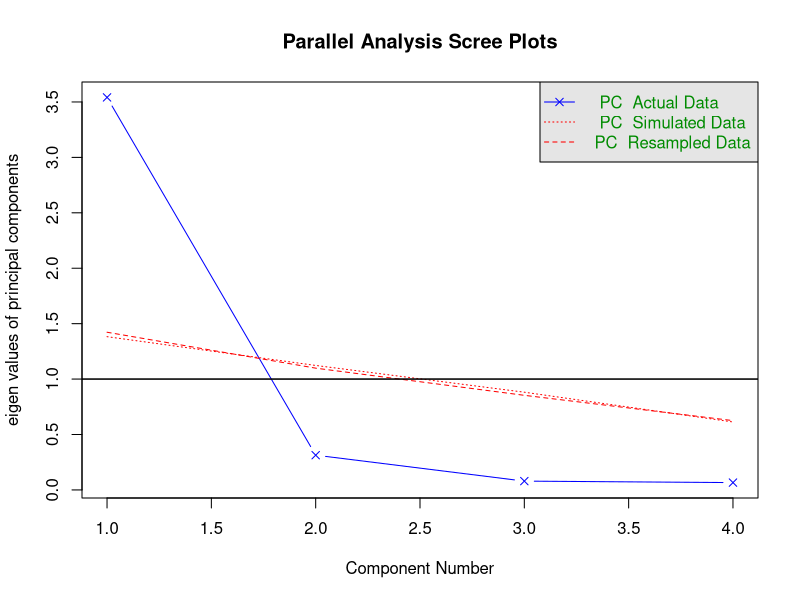
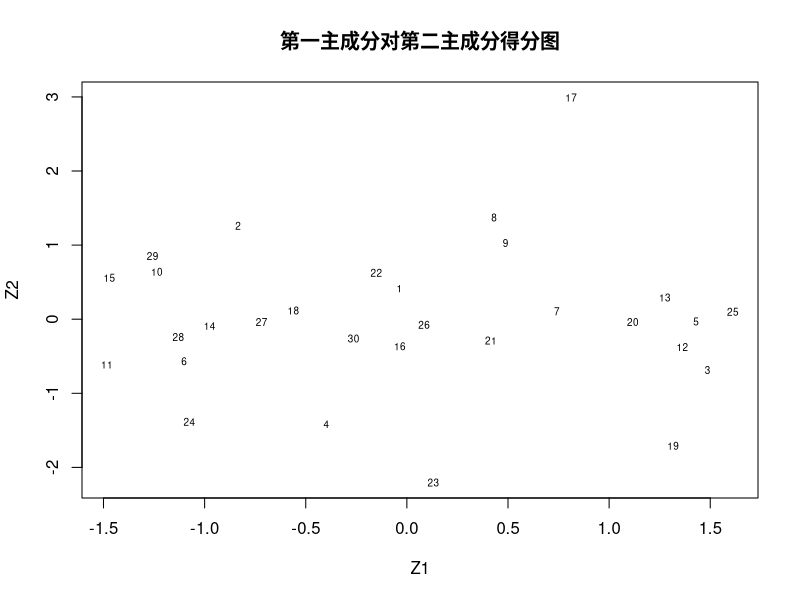
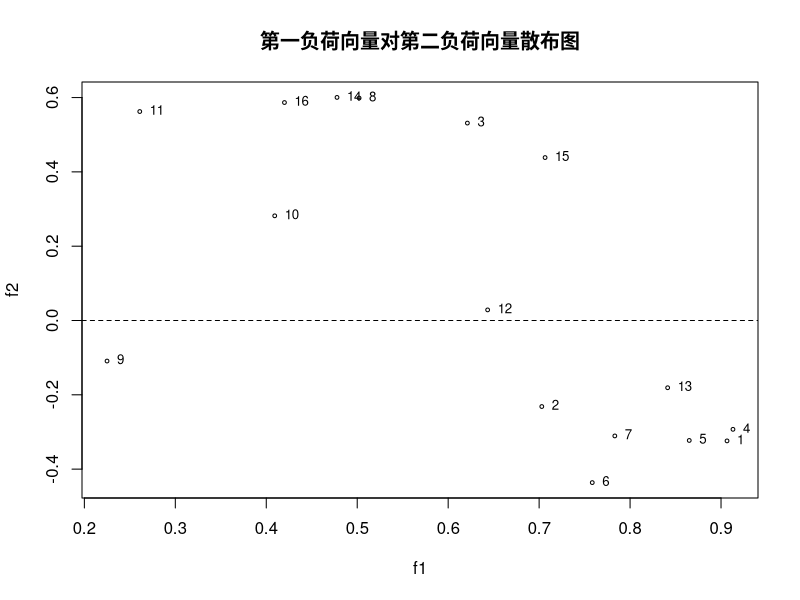

The R source for these figures, in order:
#第七章 主成分分析 p277 p282 p285
#例7.2.1 中学生身体四项指标的主成分分析
#例7.3.1 16项身体指标数据分析
#主成分分析 指标分类 主成分回归

#导入数据----
library(readr)
data <- read_csv("table7.4.csv")
#导入包----
library(psych)

#碎石图检验----
fa.parallel(data,fa="pc")
abline(1,0)
#一个或两个主成分

#提取主成分----
pc=principal(r = data,nfactors = 2,rotate = 'none',scores = T)
#如果不选rotate = 'none'做出来的是因子分析
pc
plot(pc$scores,type='p',cex=0,main = '第一主成分对第二主成分得分图',
     xlab='Z1',ylab='Z2')
text(pc$scores,cex = 0.6)
#end1


#指标分类----
#导入数据----
data <- read_csv("table7.5.csv", col_names = FALSE)

#提取主成分----
pc=principal(r = data,nfactors = 2,rotate = 'none',scores = T)
pc
plot(pc$loadings,type='p',cex=0.5,
     main = '第一负荷向量对第二负荷向量散布图',
     xlab='f1',ylab='f2')
text(pc$loadings,cex = 0.8,pos = 4)
abline(h=0,lty=2)
#end2


#主成分回归----
data=read_table2("table7.6.txt")
data_sc=scale(data)
data_x=data_sc[,-4]
eig=eigen(cov(data_x))#取前两个主成分
eig$vectors[,2]=-eig$vectors[,2]#为了和书上一致
pc=principal(data_x,nfactors = 2,rotate = 'none',scores = T)
fit=lm(data_sc[,4]~data_x%*%eig$vectors[,-3])
x_coef=eig$vectors[,-3]%*%fit$coefficients[c(2,3)]
ori_x_coef=x_coef/SD(data)[-4]*SD(data)[4]
ori_int=mean(data$y)-
        sum(x_coef/SD(data)[-4]*colMeans(data[,-4]))*SD(data)[4]
summary(fit)
fit_ori=lm(y~.,data)
summary(fit_ori)
#pca的回归和普通回归相比, 系数更显著
#end3